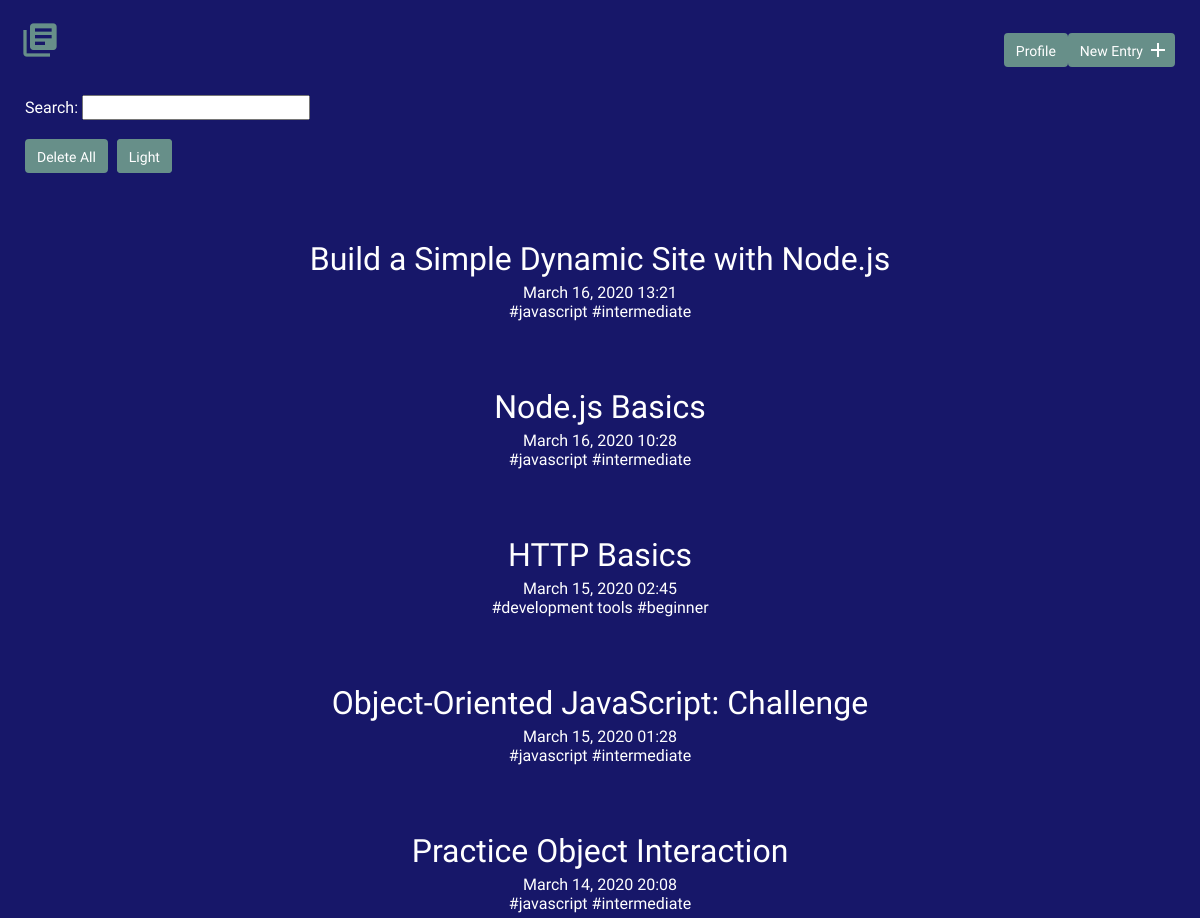
Before: / (upper part) with the older database file.
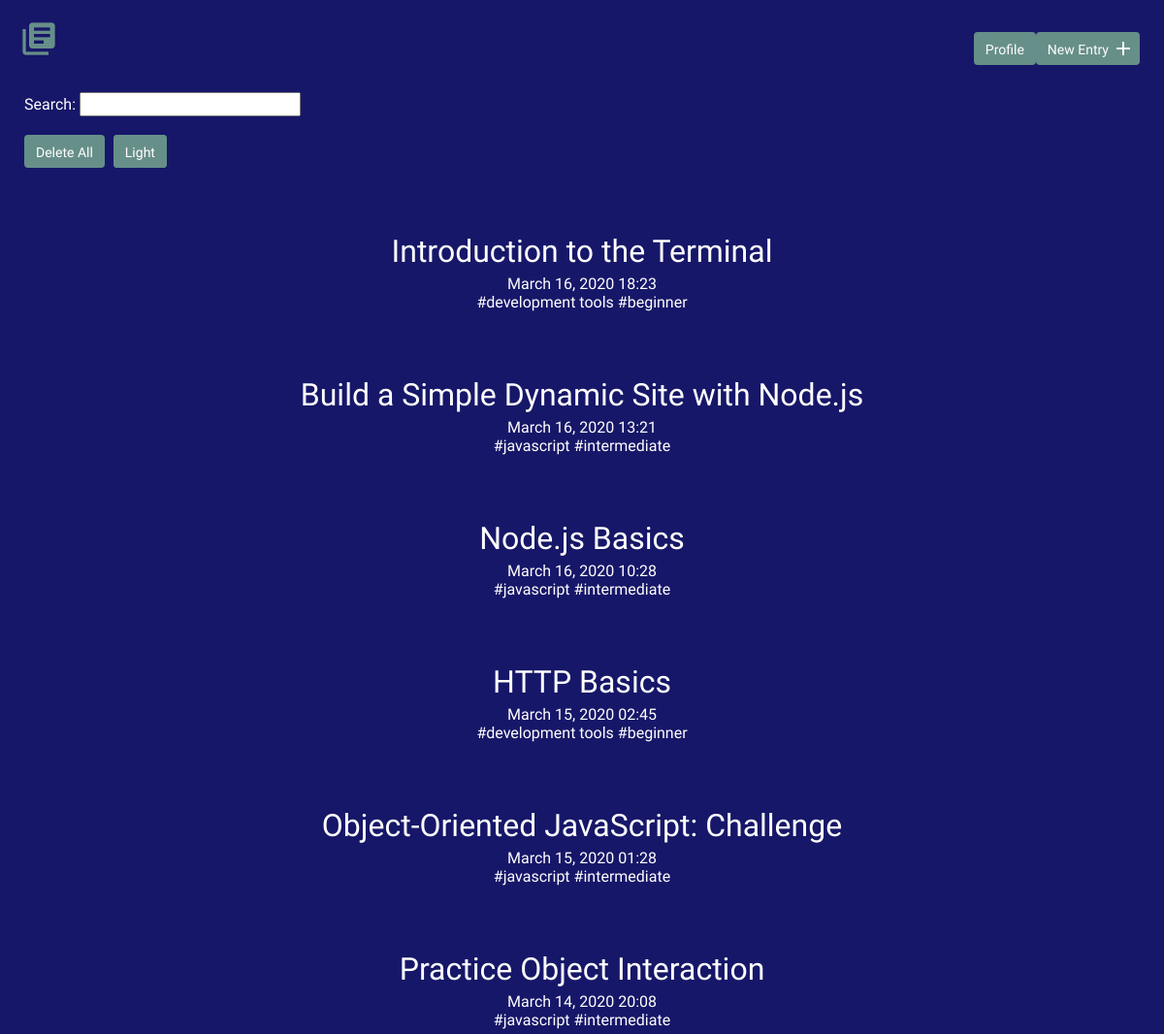
After: the same page with the newer database file.
### tables this page shows
CREATE TABLE "entries" (
	"id"	INTEGER NOT NULL PRIMARY KEY AUTOINCREMENT,
	"title"	TEXT NOT NULL,
	"date"	TEXT NOT NULL,
	"time"	TEXT NOT NULL,
	"time_spent_h"	INTEGER NOT NULL,
	"time_spent_m"	INTEGER NOT NULL,
	"learned"	BLOB NOT NULL,
	"resources"	BLOB
);

### inc/functions.php (called while the page is built, shortened)
<?php
function get_entry_list($limit, $offset) {
    include 'connection.php';
    $sql = "SELECT id, title, date, time FROM entries ";
    $sql .= "ORDER BY date DESC, time DESC, id DESC LIMIT :limit OFFSET :offset";
    try {
        $results = $db->prepare($sql);
        $results->bindValue('limit', $limit, PDO::PARAM_INT);
        $results->bindValue('offset', $offset, PDO::PARAM_INT);
        $results->execute();
    } catch (Exception $e) {
        echo "Error: " . $e->getMessage() . "<br>";
        return array();
    }
    return $results->fetchAll();
}
function get_tags($entry_id) {
    include 'connection.php';
    $sql = 'SELECT tag FROM tags ';
    $sql .= 'JOIN entry_tag ON tags.id = entry_tag.tag_id ';
    $sql .= 'JOIN entries ON entry_tag.entry_id = entries.id ';
    $sql .= 'WHERE entries.id = :entry_id';
    try {
        $results = $db->prepare($sql);
        $results->bindValue('entry_id', $entry_id, PDO::PARAM_INT);
        $results->execute();
    } catch (Exception $e) {
        echo "Error: " . $e->getMessage() . "<br>";
        return array();
    }
    return $results->fetchAll(PDO::FETCH_COLUMN, 0);
}

### index.php (the view, shortened to what this page needs)
<?php
require 'inc/functions.php';
$page = filter_input(INPUT_GET, 'p', FILTER_SANITIZE_NUMBER_INT);
if (empty($page)) {
    $page = 1;
}
$limit = 25;
$offset = $limit * ($page - 1);
include 'inc/header.php';
?>
    <section>
      <div class="container">
        <form method="get">
          Search:
          <input type="search" name="search" required>
        </form>
        <br>
        <?php
        if (empty($entries) && count(get_entry_list($limit, $offset)) >= $limit) {
            echo "<a href='index.php?p=" . ($page+1). "' class='button'>Next Page</a>";
        }
        if (!empty(get_entry_list($limit, $offset))) {
            echo "<input type='submit' class='button' value='Delete All' onclick='confirmDeleteAll()'>";
        }
        ?>
        <?php
        if (!empty($entries) && $page > 1) {
            echo "<a href='index_l.php?search=" . trim($search) . "&p=" . $page . "' class='button'>Light</a>";
        } elseif (!empty($entries) && $page == 1) {
            echo "<a href='index_l.php?search=" . trim($search) . "' class='button'>Light</a>";
        } elseif (empty($entries) && $page > 1) {
            echo "<a href='index_l.php?p=" . $page . "' class='button'>Light</a>";
        } else {
            echo "<a href='index_l.php' class='button'>Light</a>";
        }
        ?>
        <div class="entry-list">
          <?php
          if (isset($entries)) {
              foreach ($entries as $entry) {
                  echo "<article>";
                  echo "<h2><a href='detail.php?id=" . $entry['id'] . "'>" . $entry['title'] . "</a></h2>";
                  echo "<time datetime='" . $entry['date'] . " " . $entry['time'] . "'>" . date("F d, Y H:i", strtotime($entry['date'] . " " . $entry['time'])) . "</time><br>";
                  $tags = get_tags($entry['id']);
                  foreach ($tags as $tag) {
                      echo "<a href='tags.php?tag=" . $tag . "'>#" . $tag . "</a> ";
                  }
                  echo "</article>";
              }
          } else {
              foreach (get_entry_list($limit, $offset) as $item) {
                  echo "<article>";
                  echo "<h2><a href='detail.php?id=" . $item['id'] . "'>" . $item['title'] . "</a></h2>";
                  echo "<time datetime='" . $item['date'] . " " . $item['time'] . "'>" . date("F d, Y H:i", strtotime($item['date'] . " " . $item['time'])) . "</time><br>";
                  $tags = get_tags($item['id']);
                  foreach ($tags as $tag) {
                      echo "<a href='tags.php?tag=" . $tag . "'>#" . $tag . "</a> ";
                  }
                  echo "</article>";
              }
          }
          ?>
        </div>
      </div>
    </section>
<?php include 'inc/footer.php'; ?>

### inc/header.php (shortened to what this page needs)
<!DOCTYPE html>
<html>
  <head>
    <link rel="stylesheet" href="css/normalize.css">
    <link rel="stylesheet" href="css/site.css">
  </head>
  <body>
    <header>
      <div class="container">
        <div class="site-header">
          <a class="logo" href="index.php" title="Home"><i class="material-icons">library_books</i></a>
          <a class="button icon-right" href="new.php"><span>New Entry</span> <i class="material-icons">add</i></a>
          <a class="button" href="profile.php">Profile</a>
        </div>
      </div>
    </header>

### inc/footer.php (shortened to what this page needs)
  </body>
</html>

### css/site.css (style rules this page uses)
body { font-size: 16px; font-family: 'Cousine', serif; font-weight: 400; color: #fff; background-color: #171769; }
.container { margin: 0 auto; padding: 0 25px; }
header .site-header { margin: 0 auto; height: 95px; }
header .logo i { color: #678f89; margin: 20px 0 0 -5px; float: left; font-size: 40px; }
header .button { float: right; margin: 33px 0 0 0; }
a { text-decoration: none; color: #fff; }
.button { padding: 8px 10px 6px 10px; background: #678f89; border: 2px solid #678f89; border-radius: 4px; text-decoration: none; color: #fff; position: relative; text-align: center; font-size: 14px; }
.button.icon-right { padding-right: 30px; }
.button.icon-right i { position: absolute; top: 3px; right: 3px; }
h1, h2, h3 { margin: 0; font-weight: 400; line-height: 1em; color: #fff; }
h2 { font-size: 32px; }
.entry-list, .edit-entry, .new-entry { max-width: 800px; margin: 0 auto; padding: 70px 0 150px 0; }
.entry-list article { margin-bottom: 70px; text-align: center; }
.entry-list article h2 { margin-bottom: 8px; }
form input, form select, form textarea { color: #000; }
input[type=submit] { margin-right: 5px; }

Changed rows visible on the page:
added entries: title "Introduction to the Terminal", date+time "March 16, 2020 18:23", tag "development tools", tag "beginner"
